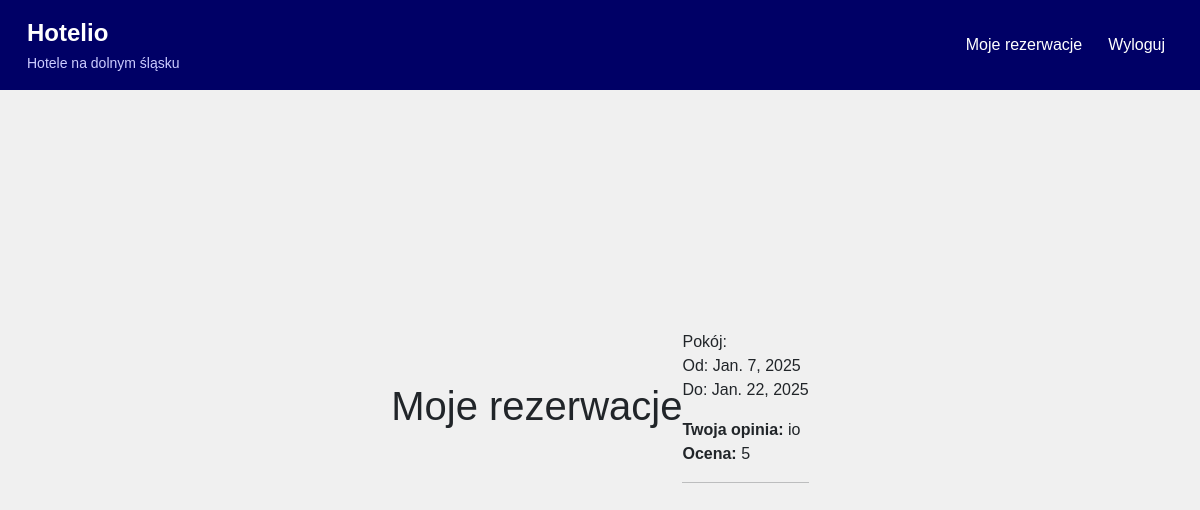
The app's page /my-reservations/ (signed in) with its own data.
### Hotelio/models.py (models this page shows, shortened)
class Reservation(models.Model):
    hotel = models.ForeignKey(Hotel, on_delete=models.CASCADE)
    user = models.ForeignKey(User, on_delete=models.CASCADE)
    check_in = models.DateField()
    check_out = models.DateField()
    guests = models.PositiveIntegerField()
    review_text = models.TextField(blank=True, null=True)
    rating = models.IntegerField(blank=True, null=True)

### Hotelio/views.py (the view)
# urls.py: path('my-reservations/', views.my_reservations, name='my_reservations'),
@login_required
def my_reservations(request):
    reservations = Reservation.objects.filter(user=request.user)
    if request.method == "POST":
        form = ReviewForm(request.POST)
        if form.is_valid():
            reservation_id = form.cleaned_data['reservation_id']
            review_text = form.cleaned_data['review_text']
            rating = form.cleaned_data['rating']
            reservation = Reservation.objects.get(id=reservation_id, user=request.user)
            reservation.review_text = review_text
            reservation.rating = rating
            reservation.save()
            return redirect('my_reservations')
    else:
        form = ReviewForm()
    context = {
        'reservations': reservations,
        'form': form,
    }
    return render(request, 'hotels/my_reservations.html', context)

### Hotelio/templates/hotels/my_reservations.html (shortened to what this page needs)
{% extends 'base.html' %}
{% block content %}
<h1>Moje rezerwacje</h1>
<div>
    {% for reservation in reservations %}
    <div>
        <p>
            Pokój: {{ reservation.room_number }}<br>
            Od: {{ reservation.check_in }}<br>
            Do: {{ reservation.check_out }}
        </p>
        <p>
            {% if reservation.review_text %}
                <strong>Twoja opinia:</strong> {{ reservation.review_text }}<br>
                <strong>Ocena:</strong> {{ reservation.rating }}
            {% else %}
                <strong>Nie wystawiono opinii.</strong>
            {% endif %}
        </p>
        <hr>
    </div>
    {% endfor %}
</div>
{% endblock %}

### Hotelio/templates/base.html (style rules this page uses)
body { background-color: #f0f0f0; font-family: Arial, sans-serif; }

### records on screen
Reservation: check_in "Jan. 7, 2025", check_out "Jan. 22, 2025", review_text "io", rating "5"
